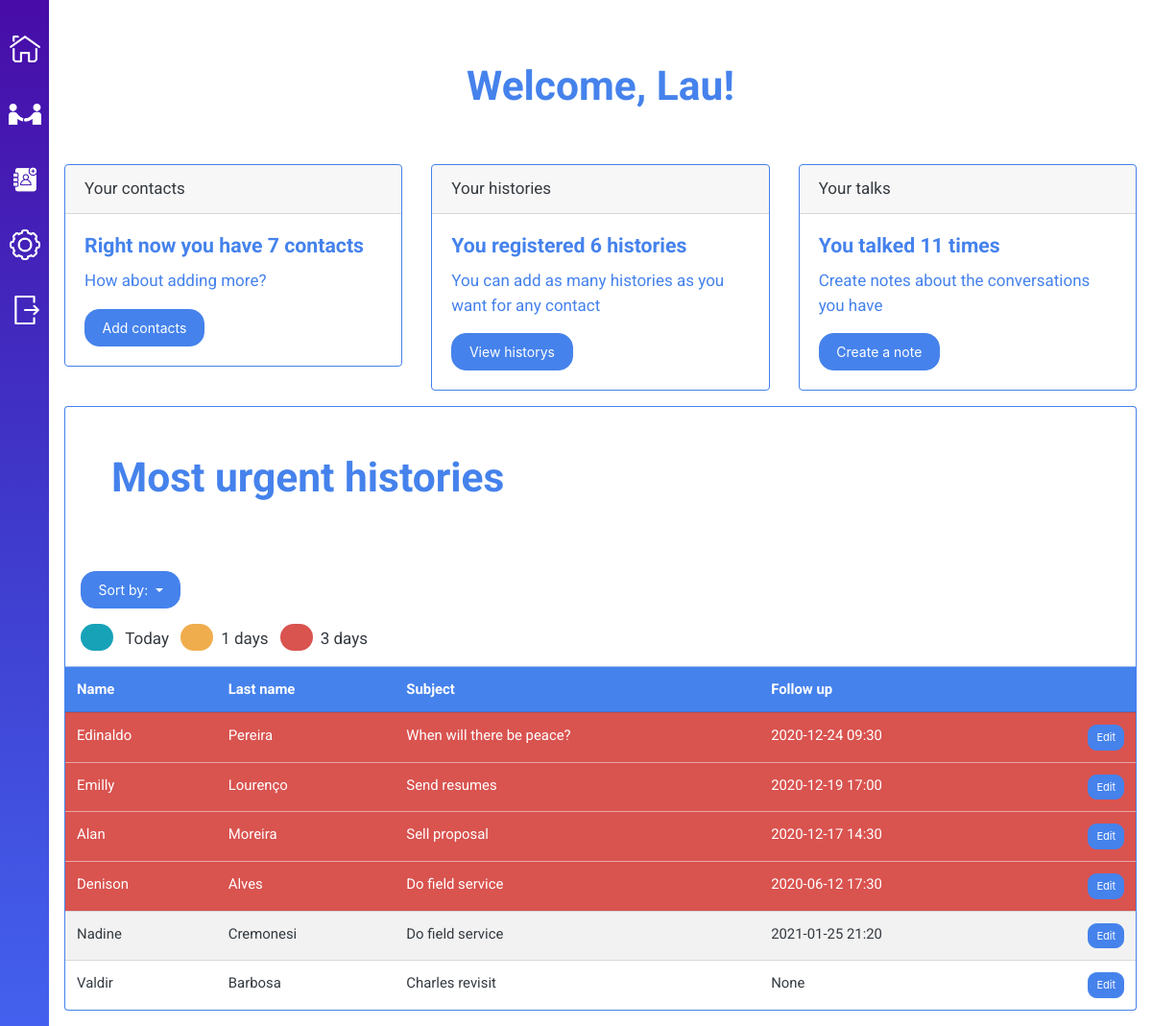
/dashboard (signed in), run on the app's committed database.
### tables this page shows
CREATE TABLE historys (
	'history_id' INTEGER PRIMARY KEY AUTOINCREMENT NOT NULL,
	'subject' TEXT NOT NULL,
	'followup_datetime' TEXT,
	'user_id' INTEGER NOT NULL,
	'contact_id' INTEGER NOT NULL,
	FOREIGN KEY(user_id) REFERENCES users(user_id),
	FOREIGN KEY(contact_id) REFERENCES contacts(contact_id)
);

CREATE TABLE contacts (
	'contact_id' INTEGER PRIMARY KEY AUTOINCREMENT NOT NULL,
	'name' TEXT NOT NULL,
	'lastname' TEXT,
	'phone' INTEGER,
	'user_id' INTEGER NOT NULL,
	FOREIGN KEY(user_id) REFERENCES users(user_id)
);

### application.py (the view)
@app.route("/dashboard")
@login_required
def dashboard():
    contactCount = db.session.query(db.func.count(Contacts.contact_id)).filter_by(user_id = session["user_id"])
    for i in contactCount:
        if not i[0]:
            return render_template("maindash.html")
        else:
            contactCount = i[0]
    urgent = db.session.query(Historys.history_id, Historys.contact_id, Contacts.name, Contacts.lastname, Historys.subject, Historys.followup_datetime)\
        .join(Historys)\
        .filter_by(user_id = session["user_id"])\
        .filter(Historys.followup_datetime <= datetime.now().strftime("%Y-%m-%d %H:%M"))\
        .order_by(db.desc(Historys.followup_datetime))
    notUrgent = db.session.query(Historys.history_id, Historys.contact_id, Contacts.name, Contacts.lastname, Historys.subject, Historys.followup_datetime)\
        .join(Historys)\
        .filter_by(user_id = session["user_id"])\
        .filter(db.or_(Historys.followup_datetime >= datetime.now().strftime("%Y-%m-%d %H:%M"), Historys.followup_datetime == None))\
        .order_by(db.desc(Historys.followup_datetime))
    talksCount = db.session.query(db.func.count(Talks.talk_id)).join(Historys).filter_by(user_id = session["user_id"])
    table = []
    if not request.args.get("sortby") or request.args.get("sortby") == "urgent":
        for item in urgent:
            table.append(item)
        for item in notUrgent:
            table.append(item)
    else:
        for item in notUrgent:
            table.append(item)
        for item in urgent:
            table.append(item)
    for i in talksCount:
        talksCount = i[0]
    return render_template("maindash.html", urgentHistorys=table, contactCount=contactCount, talksCount=talksCount)

### application.py (called while the page is built)
@app.after_request
def after_request(response):
    response.headers["Cache-Control"] = "no-cache, no-store, must-revalidate"
    response.headers["Expires"] = 0
    response.headers["Pragma"] = "no-cache"
    return response

### utilities.py (called while the page is built)
def login_required(f):
    @wraps(f)
    def decorated_function(*args, **kwargs):
        if session.get("user_id") is None:
            flash("You must login first!", "warning") # Give user feedback
            return redirect("/")
        return f(*args, **kwargs)
    return decorated_function

### templates/maindash.html (shortened to what this page needs)
{% extends "dashboard.html" %}
{% block dashboard %}
    {% if session.username %}
    <div class="text-center p-5">
        <h1 class="text-primary">Welcome, {{ session.username }}!</h1>
    </div>
    {% else %}
    <div class="text-center p-5">
        <h1 class="text-primary">Welcome to the main dashboard</h1>
    </div>
    {% endif %}
    {% if contactCount %}
    <div class="row">
        <div class="col-sm">
            <div class="card border-primary mb-3">
                <div class="card-header">Your contacts</div>
                <div class="card-body text-primary">
                    {% if contactCount %}
                    <h5 class="card-title">Right now you have {{ contactCount }} contacts</h5>
                    <p class="card-text">How about adding more?</p>
                    {% else %}
                    <h5 class="card-title">You don't have contacts.</h5>
                    <p class="card-text">Add a contact to start</p>
                    {% endif %}
                    <a href="/contacts"><button class="btn btn-primary">Add contacts</button></a>
                </div>
            </div>
        </div>
        <div class="col-sm">
            <div class="card border-primary mb-3">
                <div class="card-header">Your histories</div>
                <div class="card-body text-primary">
                    {% if urgentHistorys | length != 0 %}
                    <h5 class="card-title">You registered {{ urgentHistorys | length }} histories</h5>
                    <p class="card-text">You can add as many histories as you want for any contact</p>
                    <a href="/historys"><button class="btn btn-primary">View historys</button></a>
                    {% else %}
                    <h5 class="card-title">You don't have historys</h5>
                    <p class="card-text">Create historys and notes to follow up with your businesses</p>
                    <a href="/historys"><button class="btn btn-primary">View historys</button></a>
                    {% endif %}
                </div>
            </div>
        </div>
        <div class="col-sm">
            <div class="card border-primary mb-3">
                <div class="card-header">Your talks</div>
                <div class="card-body text-primary">
                    {% if talksCount %}
                    <h5 class="card-title">You talked {{ talksCount }} times</h5>
                    <p class="card-text">Create notes about the conversations you have</p>
                    <a href="/historys"><button class="btn btn-primary">Create a note</button></a>
                    {% else %}
                    <h5 class="card-title">No talks, yet!</h5>
                    <p class="card-text">After your first note, this card will change</p>
                    <a href="/historys"><button class="btn btn-primary">Create a note</button></a>
                    {% endif %}
                </div>
            </div>
        </div>
    </div>
    <div class="p-5 border border-primary rounded-top border-bottom-0">
        <h1 class="text-primary">Most urgent histories</h1>
    </div>
    <div class="table-responsive border border-primary rounded-bottom border-top-0">
        <div class="dropdown m-3">
            <button class="btn btn-primary dropdown-toggle" type="button" id="dropdownMenuButton" data-toggle="dropdown" aria-haspopup="true" aria-expanded="false">
                Sort by:
            </button>
        </div>
        <div class="d-inline-block ml-3 mb-3">
            <span class="badge rounded-pill bg-info"><span class="invisible">.</span></span> <span class="ml-2 mr-2">Today</span>
            <span class="badge rounded-pill bg-warning"><span class="invisible">.</span></span><span class="ml-2 mr-2" id="warning-label">5 days</span>
            <span class="badge rounded-pill bg-danger"><span class="invisible">.</span></span><span class="ml-2 mr-2" id="danger-label">5 days</span>
        </div>
        <table class="table table-striped mb-0">
            <thead class="table-primary">
                <tr>
                    <th class="d-none">histID</th><th class="d-none">contID</th><th>Name</th><th>Last name</th><th>Subject</th><th>Follow up</th><th></th>
                </tr>
            </thead>
            <tbody>
                {% if urgentHistorys %}
                {% for item in urgentHistorys %}
                <tr>
                    <td>{{ item[2] }}</td>
                    <td>{{ item[3] }}</td>
                    <td>{{ item[4] }}</td>
                    {% if item[5] %}
                        <td>{{ item[5] }}</td>
                    {% else %}
                        <td>None</td>
                    {% endif %}
                    <td><button class="btn btn-primary btn-sm float-right">Edit</button></td>
                </tr>
                {% endfor %}
                {% else %}
                <td colspan="7" class="text-center">You have no historys. Start by adding <a href="/contacts">one</a>!</td>
                {% endif %}
            </tbody>
        </table>
    </div>
    {% endif %}
{% endblock %}

### static/css/styles.css (style rules this page uses)
body, p { font-family: 'Roboto', 'Lato', sans-serif; }

### data on the page
historys: name "Edinaldo", lastname "Pereira", subject "When will there be peace?", followup_datetime "2020-12-24 09:30"
historys: name "Emilly", lastname "Lourenço", subject "Send resumes", followup_datetime "2020-12-19 17:00"
historys: name "Alan", lastname "Moreira", subject "Sell proposal", followup_datetime "2020-12-17 14:30"
historys: name "Denison", lastname "Alves", subject "Do field service", followup_datetime "2020-06-12 17:30"
historys: name "Nadine", lastname "Cremonesi", subject "Do field service", followup_datetime "2021-01-25 21:20"
historys: name "Valdir", lastname "Barbosa", subject "Charles revisit", shows "None"

### other printed values
{{ session.username }} "Lau"
{{ contactCount }} "7"
{{ urgentHistorys | length }} "6"
{{ talksCount }} "11"
